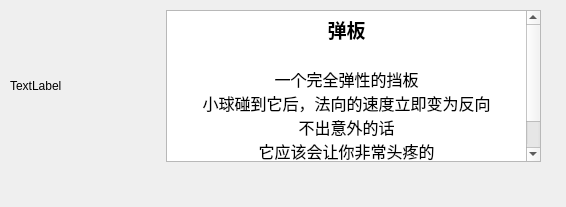
         <widget class="QWidget" name="page_5">
          <property name="geometry">
           <rect>
            <x>0</x>
            <y>0</y>
            <width>566</width>
            <height>207</height>
           </rect>
          </property>
          <attribute name="label">
           <string>弹板</string>
          </attribute>
          <widget class="QWidget" name="horizontalLayoutWidget_5">
           <property name="geometry">
            <rect>
             <x>10</x>
             <y>10</y>
             <width>531</width>
             <height>152</height>
            </rect>
           </property>
           <layout class="QHBoxLayout" name="horizontalLayout_8">
            <item>
             <widget class="QLabel" name="bouncingboard_label">
              <property name="enabled">
               <bool>true</bool>
              </property>
              <property name="sizePolicy">
               <sizepolicy hsizetype="Fixed" vsizetype="Preferred">
                <horstretch>0</horstretch>
                <verstretch>0</verstretch>
               </sizepolicy>
              </property>
              <property name="minimumSize">
               <size>
                <width>150</width>
                <height>150</height>
               </size>
              </property>
              <property name="maximumSize">
               <size>
                <width>150</width>
                <height>150</height>
               </size>
              </property>
              <property name="text">
               <string>TextLabel</string>
              </property>
             </widget>
            </item>
            <item>
             <widget class="QTextEdit" name="textEdit_5">
              <property name="sizePolicy">
               <sizepolicy hsizetype="Preferred" vsizetype="Expanding">
                <horstretch>0</horstretch>
                <verstretch>0</verstretch>
               </sizepolicy>
              </property>
              <property name="html">
               <string>&lt;!DOCTYPE HTML PUBLIC &quot;-//W3C//DTD HTML 4.0//EN&quot; &quot;http://www.w3.org/TR/REC-html40/strict.dtd&quot;&gt;
&lt;html&gt;&lt;head&gt;&lt;meta name=&quot;qrichtext&quot; content=&quot;1&quot; /&gt;&lt;meta charset=&quot;utf-8&quot; /&gt;&lt;style type=&quot;text/css&quot;&gt;
p, li { white-space: pre-wrap; }
hr { height: 1px; border-width: 0; }
li.unchecked::marker { content: &quot;\2610&quot;; }
li.checked::marker { content: &quot;\2612&quot;; }
&lt;/style&gt;&lt;/head&gt;&lt;body style=&quot; font-family:'Microsoft YaHei UI'; font-size:9pt; font-weight:400; font-style:normal;&quot;&gt;
&lt;p align=&quot;center&quot; style=&quot; margin-top:0px; margin-bottom:0px; margin-left:0px; margin-right:0px; -qt-block-indent:0; text-indent:0px;&quot;&gt;&lt;span style=&quot; font-size:14pt; font-weight:700;&quot;&gt;弹板&lt;/span&gt;&lt;/p&gt;
&lt;p align=&quot;center&quot; style=&quot;-qt-paragraph-type:empty; margin-top:0px; margin-bottom:0px; margin-left:0px; margin-right:0px; -qt-block-indent:0; text-indent:0px; font-size:14pt;&quot;&gt;&lt;br /&gt;&lt;/p&gt;
&lt;p align=&quot;center&quot; style=&quot; margin-top:0px; margin-bottom:0px; margin-left:0px; margin-right:0px; -qt-block-indent:0; text-indent:0px;&quot;&gt;&lt;span style=&quot; font-size:12pt;&quot;&gt;一个完全弹性的挡板&lt;/span&gt;&lt;/p&gt;
&lt;p align=&quot;center&quot; style=&quot; margin-top:0px; margin-bottom:0px; margin-left:0px; margin-right:0px; -qt-block-indent:0; text-indent:0px;&quot;&gt;&lt;span style=&quot; font-size:12pt;&quot;&gt;小球碰到它后，法向的速度立即变为反向&lt;/span&gt;&lt;/p&gt;
&lt;p align=&quot;center&quot; style=&quot; margin-top:0px; margin-bottom:0px; margin-left:0px; margin-right:0px; -qt-block-indent:0; text-indent:0px;&quot;&gt;&lt;span style=&quot; font-size:12pt;&quot;&gt;不出意外的话&lt;/span&gt;&lt;/p&gt;
&lt;p align=&quot;center&quot; style=&quot; margin-top:0px; margin-bottom:0px; margin-left:0px; margin-right:0px; -qt-block-indent:0; text-indent:0px;&quot;&gt;&lt;span style=&quot; font-size:12pt;&quot;&gt;它应该会让你非常头疼的&lt;/span&gt;&lt;/p&gt;
&lt;p align=&quot;center&quot; style=&quot;-qt-paragraph-type:empty; margin-top:0px; margin-bottom:0px; margin-left:0px; margin-right:0px; -qt-block-indent:0; text-indent:0px; font-size:12pt;&quot;&gt;&lt;br /&gt;&lt;/p&gt;
&lt;p style=&quot;-qt-paragraph-type:empty; margin-top:0px; margin-bottom:0px; margin-left:0px; margin-right:0px; -qt-block-indent:0; text-indent:0px;&quot;&gt;&lt;br /&gt;&lt;/p&gt;&lt;/body&gt;&lt;/html&gt;</string>
              </property>
             </widget>
            </item>
           </layout>
          </widget>
         </widget>
